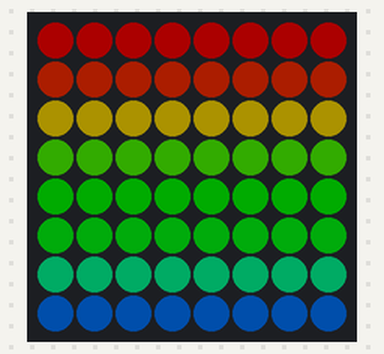
The sketch below on a simulated Arduino Uno, built with avr-gcc and run on an emulated ATmega328P. Shown: 8×8 RGB LED matrix (first LED top left, wired row by row). Dim RGB values are drawn brighter than linear; random numbers use the default seed unless the sketch sets one.

Above: at 4.81 s.
At 9.82 s:
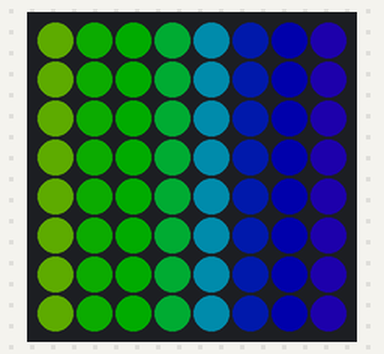
At 14.83 s:
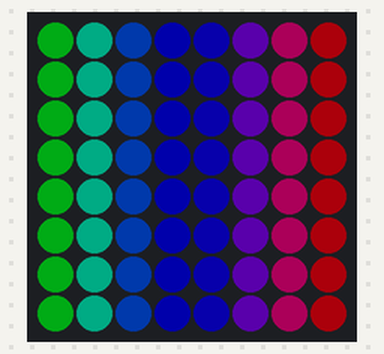
At 19.83 s:
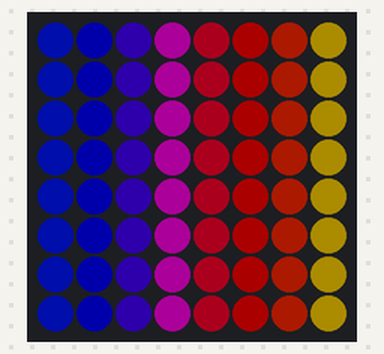
At 24.84 s:
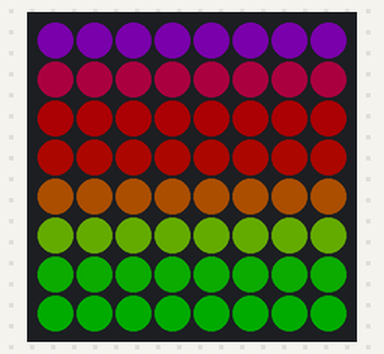
At 39.83 s:
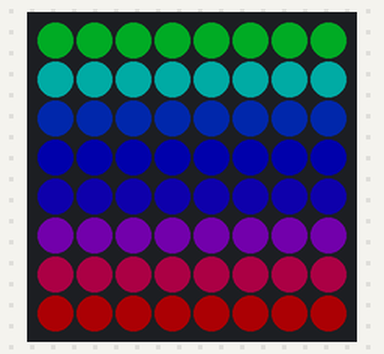

Measured:
- what the display in image 0 shows lasts 0.4 s, from 4.6 s to 5.0 s

The sketch:

randomcolorstrings.ino
```cpp
#include <Adafruit_NeoPixel.h>

// ==== PANEL/BOARD ====
#define LED_PIN     2        // ESP8266 D4 / GPIO2
#define W           8
#define H           8
#define NUMPIX      (W*H)
#define BRIGHTNESS  48
#define SERPENTINE  true     // false bei linearer Verdrahtung

// ==== ORIENTIERUNG ====
#define FLIP_X     false
#define FLIP_Y     false
#define ROTATE_90  false

// ==== TIMING (Tuning) ====
#define STEP_DELAY_MS   60    // Zeit zwischen einzelnen Pixel-Schritten
#define LINE_PAUSE_MS   90    // kurze Pause nach jeder Linie
#define CYCLE_PAUSE_MS  250   // Pause nach kompletter Füllung

#include <Arduino.h>
Adafruit_NeoPixel strip(NUMPIX, LED_PIN, NEO_GRB + NEO_KHZ800);

// ---- Mapping mit Flip/Rotate ----
static inline void transformXY(uint8_t &x, uint8_t &y) {
  if (ROTATE_90) { uint8_t t = x; x = y; y = W - 1 - t; }
  if (FLIP_X)    { x = W - 1 - x; }
  if (FLIP_Y)    { y = H - 1 - y; }
}
uint16_t XY(uint8_t x, uint8_t y) {
  transformXY(x, y);
  if (!SERPENTINE) return y * W + x;
  return (y % 2 == 0) ? (y * W + x) : (y * W + (W - 1 - x));
}

// ---- Farbhelper (HSV mit Gamma) ----
uint32_t colorHSV(uint16_t hDeg, uint8_t s=255, uint8_t v=255) {
  return strip.gamma32(strip.ColorHSV((uint16_t)(hDeg * 182), s, v));
}

void clearAll() { strip.clear(); strip.show(); }

void fill_from_right(uint16_t baseHue) {
  // Zeile für Zeile; jede Zeile eigene Farbe; pro Zeile von rechts nach links
  for (int y = 0; y < H; ++y) {
    uint16_t hue = (baseHue + y * 28) % 360;      // Farbsprung je Zeile
    uint32_t col = colorHSV(hue, 240, 255);
    for (int x = W - 1; x >= 0; --x) {
      strip.setPixelColor(XY(x, y), col);
      strip.show();
      delay(STEP_DELAY_MS);
    }
    delay(LINE_PAUSE_MS);
  }
}

void fill_from_bottom(uint16_t baseHue) {
  // Spalte für Spalte; jede Spalte eigene Farbe; pro Spalte von unten nach oben
  for (int x = 0; x < W; ++x) {
    uint16_t hue = (baseHue + x * 28) % 360;      // Farbsprung je Spalte
    uint32_t col = colorHSV(hue, 240, 255);
    for (int y = H - 1; y >= 0; --y) {
      strip.setPixelColor(XY(x, y), col);
      strip.show();
      delay(STEP_DELAY_MS);
    }
    delay(LINE_PAUSE_MS);
  }
}

void setup() {
  strip.begin();
  strip.setBrightness(BRIGHTNESS);
  clearAll();
  // Zufall initialisieren (leichtes Rauschen auf A0 + Zeit)
  randomSeed(analogRead(A0) ^ micros());
}

void loop() {
  static uint16_t baseHue = 0;

  clearAll();
  if (random(0, 2) == 0) {
    fill_from_right(baseHue);   // horizontal (rechts → links)
  } else {
    fill_from_bottom(baseHue);  // vertikal (unten → oben)
  }

  strip.show();
  delay(CYCLE_PAUSE_MS);

  // Farbe für nächsten Durchlauf verschieben
  baseHue = (baseHue + 73) % 360; // 73 = hübscher, ungerader Schritt
}
```
